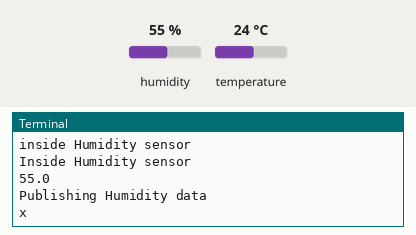
This program was run on a simulated Raspberry Pi (BCM pin numbers). Parts: the last lines printed to the terminal. Inputs (shaded band) come from the test bench; at power-on: humidity 55 %, temperature 24 °C. No MQTT or app messages arrive unless stated; values from a settings file that is not in the repository are placeholders.

Above: at 1.3 s.
1.4 s: humidity set to 22 %
At 3.2 s:
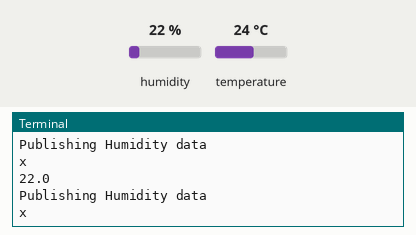
3.5 s: humidity set to 40 %
At 4.1 s:
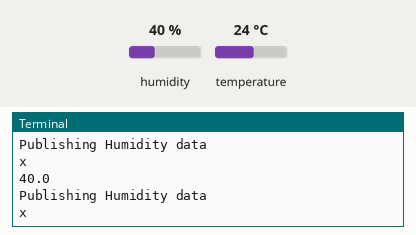
Timing chart, 0 to 6.5 s (numbered marks = the images above; inputs shaded):
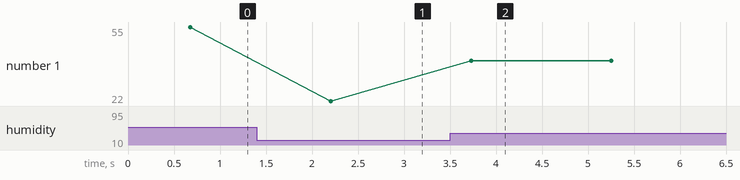

Measured:
- after the input at 1.4 s, the terminal: prints a new line after 0.80 s (image 1)
- after the input at 3.5 s, the terminal: prints a new line after 0.23 s (image 2)
- plotted number 1: 55 → 22 after the input at 1.4 s, 22 → 40 after the input at 3.5 s

The program:

server.py
```python
import time
import paho.mqtt.client as mqtt
import Adafruit_DHT
import os

mqttc=mqtt.Client()
mqttc.connect("iot.eclipse.org",1883,60)
mqttc.loop_start()

print "inside Humidity sensor"
print "Inside Humidity sensor"

#read temperature
def read_temp_data():
	humidity, temperature = Adafruit_DHT.read_retry(11, 4)
	print humidity
	return humidity

#publish temperature
while 1:
	t=read_temp_data()
	print "Publishing Humidity data"
	device_uuid=os.environ['RESIN_DEVICE_UUID'];
	print device_uuid
	(result,mid)=mqttc.publish("topic/GeneralizedIoT/"+str(device_uuid),t,2)
	time.sleep(1)

mqttc.loop_stop()
mqttc.disconnect()
```
